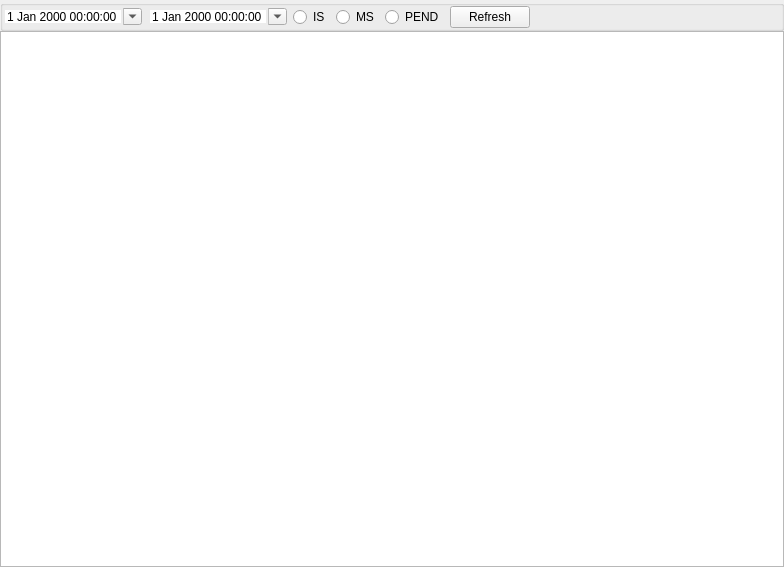
<?xml version="1.0" encoding="UTF-8"?>
<ui version="4.0">
 <class>StatementWidget</class>
 <widget class="QWidget" name="StatementWidget">
  <property name="geometry">
   <rect>
    <x>0</x>
    <y>0</y>
    <width>784</width>
    <height>567</height>
   </rect>
  </property>
  <property name="windowTitle">
   <string/>
  </property>
  <layout class="QGridLayout" name="gridLayout">
   <property name="leftMargin">
    <number>0</number>
   </property>
   <property name="topMargin">
    <number>0</number>
   </property>
   <property name="rightMargin">
    <number>0</number>
   </property>
   <property name="bottomMargin">
    <number>0</number>
   </property>
   <property name="spacing">
    <number>0</number>
   </property>
   <item row="0" column="0">
    <widget class="QGroupBox" name="treeWidgetOrder">
     <property name="sizePolicy">
      <sizepolicy hsizetype="Preferred" vsizetype="Preferred">
       <horstretch>0</horstretch>
       <verstretch>0</verstretch>
      </sizepolicy>
     </property>
     <property name="title">
      <string/>
     </property>
     <layout class="QHBoxLayout" name="horizontalLayout_2">
      <property name="spacing">
       <number>-1</number>
      </property>
      <property name="leftMargin">
       <number>0</number>
      </property>
      <property name="topMargin">
       <number>0</number>
      </property>
      <property name="rightMargin">
       <number>0</number>
      </property>
      <property name="bottomMargin">
       <number>0</number>
      </property>
      <item>
       <widget class="DateTimeEdit" name="start">
        <property name="frame">
         <bool>false</bool>
        </property>
        <property name="calendarPopup">
         <bool>true</bool>
        </property>
       </widget>
      </item>
      <item>
       <widget class="DateTimeEdit" name="end">
        <property name="frame">
         <bool>false</bool>
        </property>
        <property name="calendarPopup">
         <bool>true</bool>
        </property>
       </widget>
      </item>
      <item>
       <widget class="QRadioButton" name="rBtnIS">
        <property name="text">
         <string>IS</string>
        </property>
       </widget>
      </item>
      <item>
       <widget class="QRadioButton" name="rBtnMS">
        <property name="text">
         <string>MS</string>
        </property>
       </widget>
      </item>
      <item>
       <widget class="QRadioButton" name="rBtnPEND">
        <property name="text">
         <string>PEND</string>
        </property>
       </widget>
      </item>
      <item>
       <widget class="QPushButton" name="pBtnRefresh">
        <property name="text">
         <string>Refresh</string>
        </property>
       </widget>
      </item>
      <item>
       <spacer name="horizontalSpacer_3">
        <property name="orientation">
         <enum>Qt::Orientation::Horizontal</enum>
        </property>
        <property name="sizeHint" stdset="0">
         <size>
          <width>516</width>
          <height>17</height>
         </size>
        </property>
       </spacer>
      </item>
     </layout>
    </widget>
   </item>
   <item row="1" column="0">
    <widget class="QTableView" name="tableViewStatement"/>
   </item>
  </layout>
 </widget>
 <customwidgets>
  <customwidget>
   <class>DateTimeEdit</class>
   <extends>QDateTimeEdit</extends>
   <header location="global">widget/datetimeedit.h</header>
  </customwidget>
 </customwidgets>
 <resources/>
 <connections/>
</ui>
